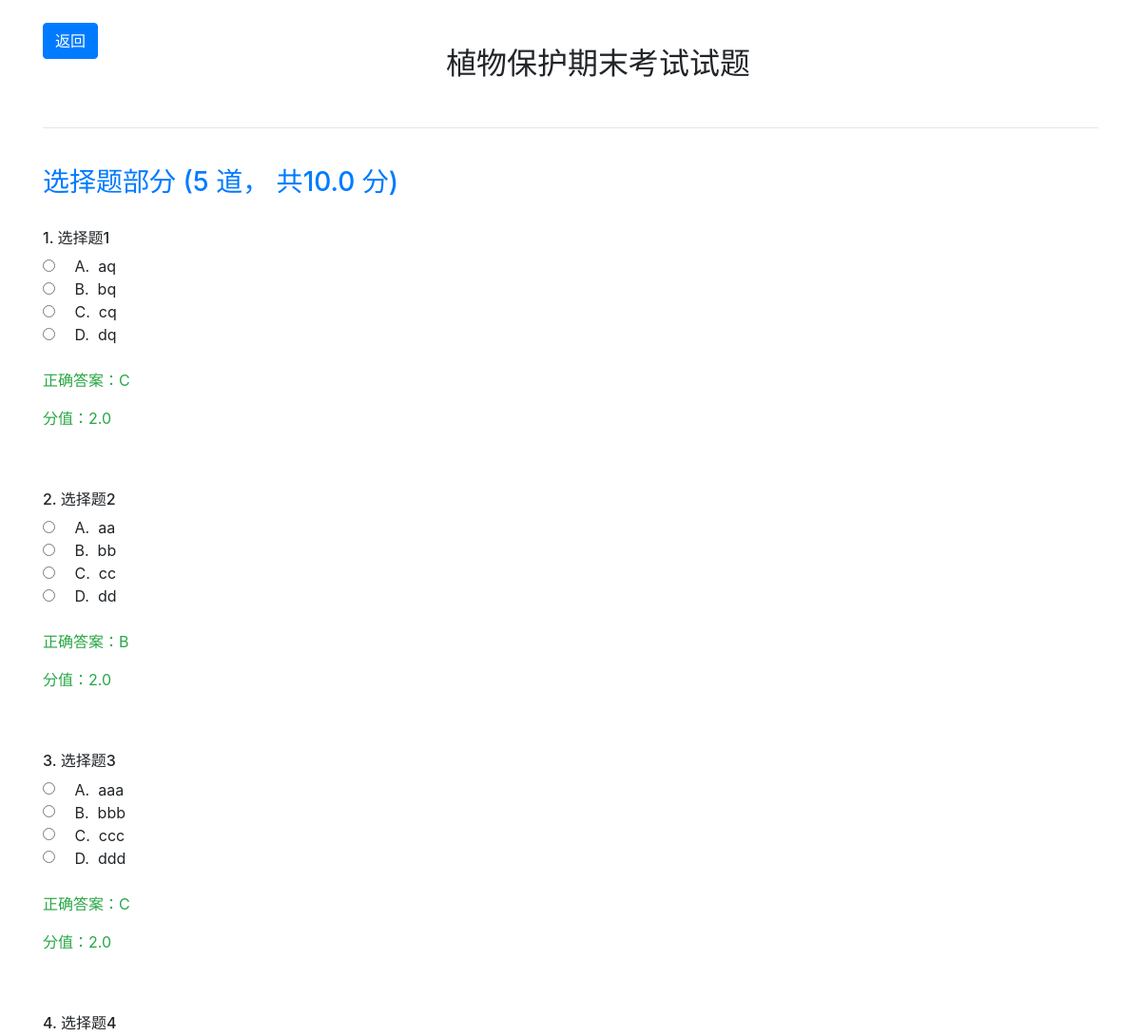
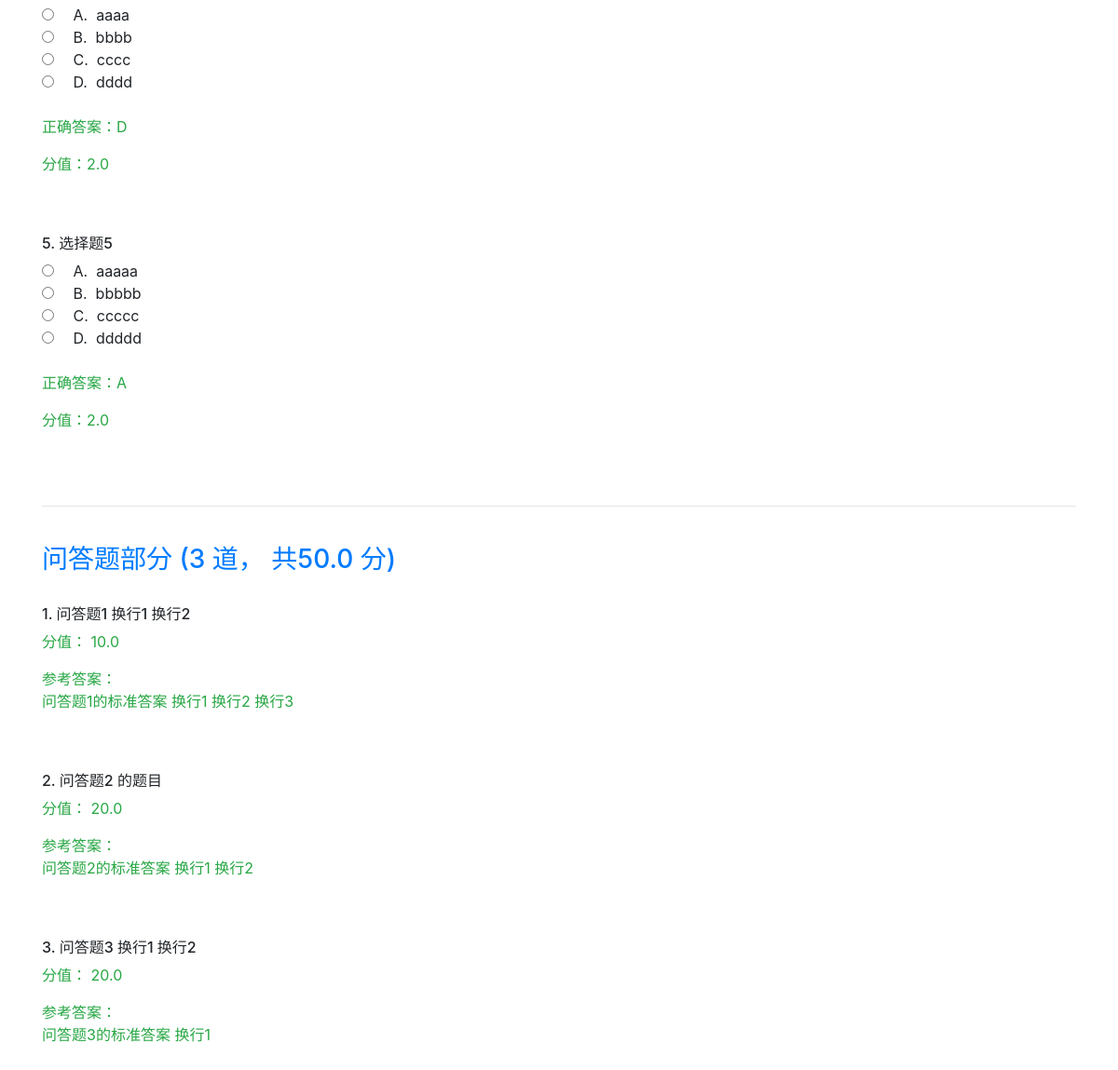
The page /examination/paper_preview/1 (signed in) on the database its author committed (2 pictures, top to bottom).
### Examination/models.py (models this page shows, shortened)
class Paper(models.Model):
    title = models.CharField(max_length=1000)
    description = models.TextField()
    multiple_choice_question_total_score = models.FloatField(default=0)
    essay_question_total_score = models.FloatField(default=0)
    publish_date = models.DateField(auto_now=True)
    expire_date = models.DateField(default=date.today() + timedelta(days=30))  # default expire date is 30 days from now on
    is_published = models.BooleanField(default=False)
    paper_maker = models.ForeignKey(Teacher, on_delete=models.CASCADE, null=True)
    class Meta:
        db_table = 'paper'
        verbose_name = '试卷'
        verbose_name_plural = '试卷'

class Multiple_Choice_Question(models.Model):
    paper = models.ForeignKey(Paper, on_delete=models.CASCADE, null=True)
    title = models.CharField(max_length=1000)
    option_A = models.CharField(max_length=1000)
    option_B = models.CharField(max_length=1000)
    option_C = models.CharField(max_length=1000)
    option_D = models.CharField(max_length=1000)
    point = models.FloatField()
    OPTIONS = (
        ('A', 'A'),
        ('B', 'B'),
        ('C', 'C'),
        ('D', 'D'))
    right_answer = models.CharField(max_length=1, choices=OPTIONS, default=None)
    class Meta:
        db_table = 'multiple_choice_question'
        verbose_name = '选择题'
        verbose_name_plural = '选择题'

class Essay_Question(models.Model):
    paper = models.ForeignKey(Paper, on_delete=models.CASCADE, null=True)
    title = models.TextField()
    right_answer = models.TextField()
    point = models.FloatField()
    class Meta:
        db_table = 'essay_question'
        verbose_name = '问答题'
        verbose_name_plural = '问答题'

### Examination/views.py (the view)
# urls.py: path("paper_preview/<int:paper_id>", views.paper_preview, name="paper_preview"),
@login_required
def paper_preview(request, paper_id):
    try:
        paper = Paper.objects.get(pk=paper_id)
    except Paper.DoesNotExist:
        raise Http404("Paper does not exist")
    context = {'paper' : paper}
    return render(request, 'examination/paper_preview.html', context=context)

### Examination/templates/examination/paper_preview.html (shortened to what this page needs)
{% extends "basic/base.html" %}
{% block body_block %}
<div class="container float-center">
    <br>
    <a href="{% url 'examination:paper_info' paper.pk %}" class="btn btn-primary float-left">返回</a>
    <br>
    <h2>{{ paper.title }}</h2>
    <br>
    <form action="{% url 'student:do_paper_multiple_choice' paper.pk %}" class="text-left" method="POST">
        <hr><br>
        <h3 class="text-primary">选择题部分 ({{ paper.multiple_choice_question_set.all|length}} 道， 共{{ paper.multiple_choice_question_total_score }} 分)</h3><br>
        {% for question in paper.multiple_choice_question_set.all %}
        <h6>
            {{ forloop.counter }}. {{ question.title }} &nbsp;&nbsp;&nbsp;&nbsp;
        </h6>
        <div class="form-check">
            <input class="form-check-input" type="radio" name="exampleRadios" id="exampleRadios1" value="option1">&nbsp;&nbsp;
            <label class="form-check-label" for="exampleRadios1">
                A.&nbsp;&nbsp;{{ question.option_A }}
            </label>
        </div>
        <div class="form-check">
            <input class="form-check-input" type="radio" name="exampleRadios" id="exampleRadios2" value="option2">&nbsp;&nbsp;
            <label class="form-check-label" for="exampleRadios2">
                B.&nbsp;&nbsp;{{ question.option_B }}
            </label>
        </div>
        <div class="form-check">
            <input class="form-check-input" type="radio" name="exampleRadios" id="exampleRadios2" value="option3">&nbsp;&nbsp;
            <label class="form-check-label" for="exampleRadios2">
                C.&nbsp;&nbsp;{{ question.option_C }}
            </label>
        </div>
        <div class="form-check">
            <input class="form-check-input" type="radio" name="exampleRadios" id="exampleRadios2" value="option4">&nbsp;&nbsp;
            <label class="form-check-label" for="exampleRadios2">
                D.&nbsp;&nbsp;{{ question.option_D }}
            </label>
        </div>
        <br>
        <p class="text-success">正确答案：{{ question.right_answer }}</p>
        <p class="text-success">分值：{{ question.point }}</p>
        <br><br>
        {% endfor %}
        <hr><br>
        <h3 class="text-primary">问答题部分 ({{ paper.essay_question_set.all|length }} 道， 共{{ paper.essay_question_total_score }} 分)</h3>
        <br>
        {% for question in paper.essay_question_set.all %}
        <h6>
            {{ forloop.counter }}. {{ question.title }} &nbsp;&nbsp;&nbsp;&nbsp; <br>
        </h6>
            <p class="text-success">分值：
            {{ question.point }} <br></p>
            <p class="text-success">参考答案：<br>
            {{ question.right_answer }} <br></p>
            <br><br>
        {% endfor %}
    </form>
</div>
{% endblock %}

### rows shown on the page
Paper: title "植物保护期末考试试题", multiple_choice_question_set.all|length "5", multiple_choice_question_total_score "10.0", essay_question_set.all|length "3", essay_question_total_score "50.0"
Multiple_Choice_Question: title "选择题1", option_A "aq", option_B "bq", option_C "cq", option_D "dq", right_answer "C", point "2.0"
Multiple_Choice_Question: title "选择题2", option_A "aa", option_B "bb", option_C "cc", option_D "dd", right_answer "B", point "2.0"
Multiple_Choice_Question: title "选择题3", option_A "aaa", option_B "bbb", option_C "ccc", option_D "ddd", right_answer "C", point "2.0"
Multiple_Choice_Question: title "选择题4", option_A "aaaa", option_B "bbbb", option_C "cccc", option_D "dddd", right_answer "D", point "2.0"
Multiple_Choice_Question: title "选择题5", option_A "aaaaa", option_B "bbbbb", option_C "ccccc", option_D "ddddd", right_answer "A", point "2.0"
Essay_Question: title "问答题1 换行1 换行2", point "10.0", right_answer "问答题1的标准答案 换行1 换行2 换行3"
Essay_Question: title "问答题2 的题目", point "20.0", right_answer "问答题2的标准答案 换行1 换行2"
Essay_Question: title "问答题3 换行1 换行2", point "20.0", right_answer "问答题3的标准答案 换行1"
